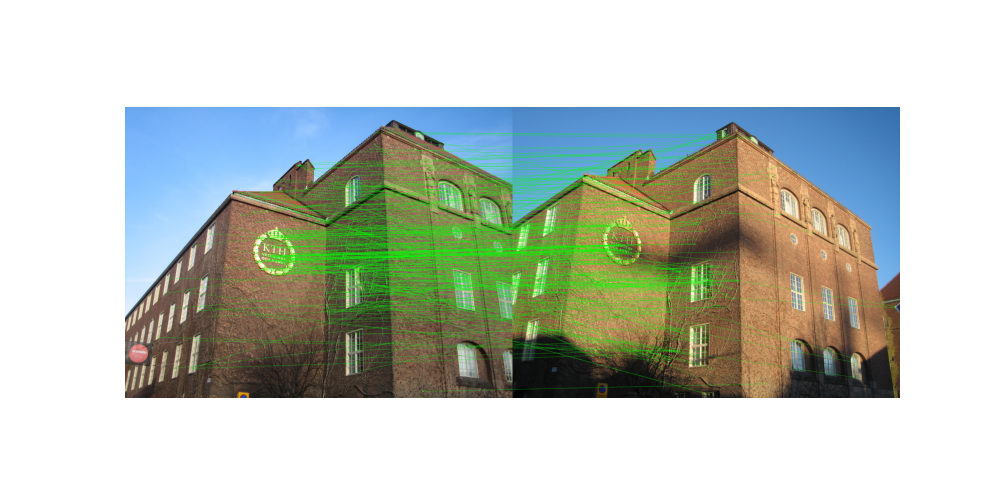
#> input picture Project 1/code/pythonProject/Nearest Neighbor Matching.png, 1000 x 500 px, given in place of obj1_5.JPG, which was not available
$ python 3a.py   (Python 2 division)
#> lines starting #> are read from the running program, lines starting #| are printed output that depends on the picture; pictures that were not available may be replaced by others from this repository, and a replacement may not be noted
import cv2
import matplotlib.pyplot as plt

# Load images
img1 = cv2.imread('./data1/obj1_5.JPG')
#> img1 is the input picture: shape (500, 1000, 3); mean B, G, R 189.2, 199, 191.5
img2 = cv2.imread('./data1/obj1_t1.JPG')
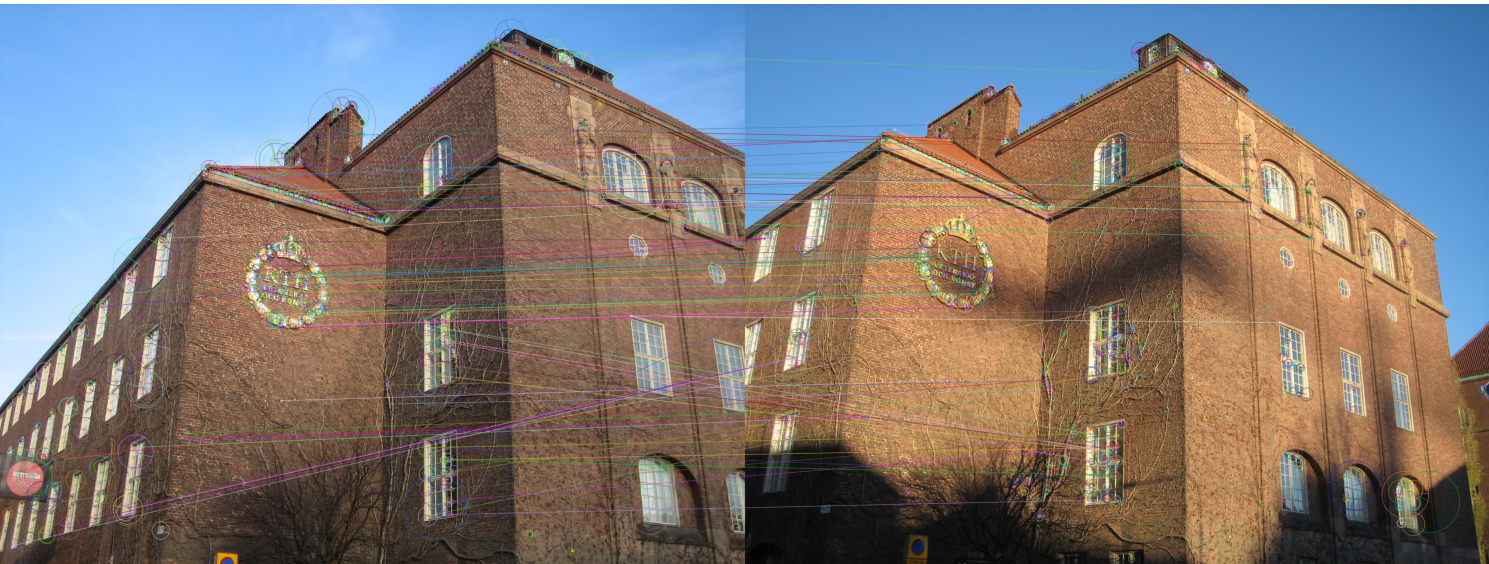
#> input picture Project 1/code/pythonProject/SURFOpt_RatioT0.75.png, 1489 x 564 px, given in place of obj1_t1.JPG, which was not available
#> img2 is the input picture: shape (564, 1489, 3); mean B, G, R 119.7, 120.7, 126.7

# Create a SIFT detector with custom parameters
sift = cv2.SIFT_create(contrastThreshold=0.04, edgeThreshold=10, nfeatures=500)

keypoints1, descriptors1 = sift.detectAndCompute(img1, None)
#> keypoints1 = 500 keypoints; strongest (x, y, size): (879, 378, 29.5), (549, 369, 49.6), (851, 366, 64), (126, 318, 2.8)
keypoints2, descriptors2 = sift.detectAndCompute(img2, None)
#> keypoints2 = 500 keypoints; strongest (x, y, size): (781, 435, 18.6), (427, 388, 3.9), (656, 495, 30.9), (1107, 484, 3.3)

# Convert images to RGB for matplotlib
img1_rgb = cv2.cvtColor(img1, cv2.COLOR_BGR2RGB)
img2_rgb = cv2.cvtColor(img2, cv2.COLOR_BGR2RGB)

# Plot keypoints
def plot_keypoints(image_rgb, keypoints, title, edge_color='green', face_color='none', size=100, save_path=None):
#> called with edge_color = 'green', face_color = 'none', size = 50, save_path = 'SIFT Features on obj1_5.JPG'
    plt.figure(figsize=(10, 10))
    plt.imshow(image_rgb)
    x_coords = [kp.pt[0] for kp in keypoints]
#> x_coords = 500 values, max 898.6 at index 1, min 97.87 at index 387, mean 463.9
    y_coords = [kp.pt[1] for kp in keypoints]
#> y_coords = 500 values, max 426.4 at index 157, min 112.8 at index 13, mean 278.1
    plt.scatter(x_coords, y_coords, edgecolor=edge_color, facecolor=face_color, s=size, linewidth=0.8)
    plt.title(title)
    plt.axis('off')
    plt.savefig(save_path, bbox_inches='tight', pad_inches=0)
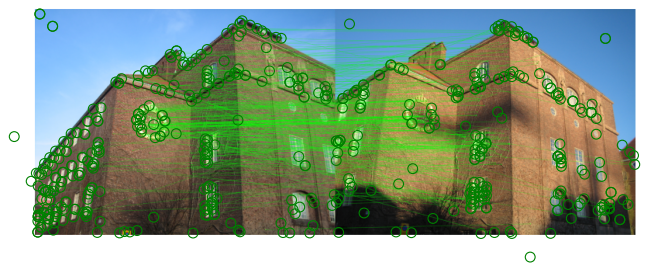
#> figure drawn by matplotlib, 1 panel
    plt.show()

# Plot keypoints
plot_keypoints(img1_rgb, keypoints1, None, edge_color='green', face_color='none', size=50, save_path='SIFT Features on obj1_5.JPG')
plot_keypoints(img2_rgb, keypoints2, None, edge_color='green', face_color='none', size=50, save_path='SIFT Features on obj1_t1.JPG')
#> call 2 of plot_keypoints, with edge_color = 'green', face_color = 'none', size = 50, save_path = 'SIFT Features on obj1_t1.JPG'
#> in plot_keypoints (call 2), `x_coords = [kp.pt[0] for kp in keypoints]`: x_coords = 500 values, max 1417.6 at index 9, min 5.15 at index 0, mean 565.1
#> in plot_keypoints (call 2), `y_coords = [kp.pt[1] for kp in keypoints]`: y_coords = 500 values, max 556.9 at index 284, min 38.07 at index 136, mean 321
#> in plot_keypoints (call 2), `plt.savefig(save_path, bbox_inches='tight', pad_inches=0)`:
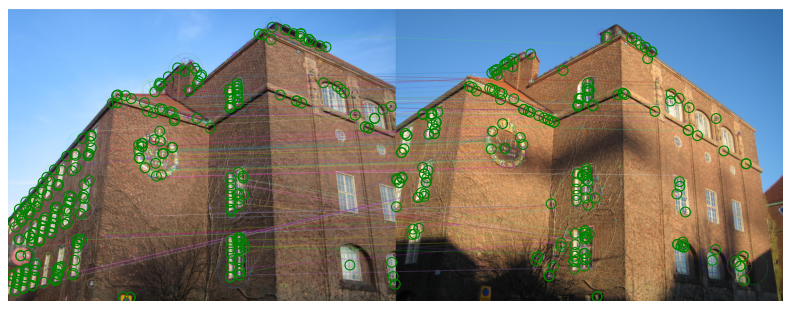
#> figure drawn by matplotlib, 1 panel
